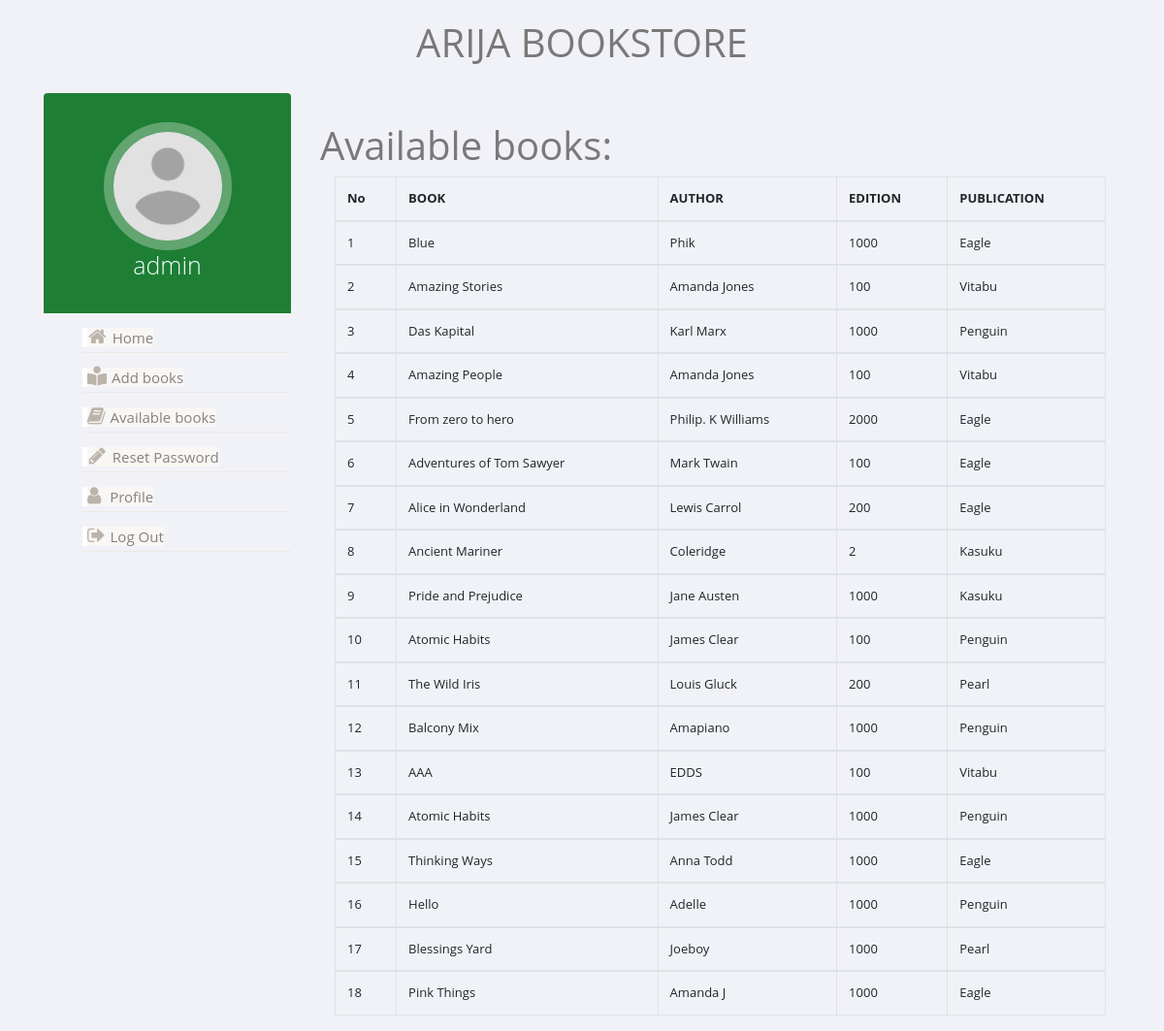
The app's page /available_books.php (signed in) with its own data.
### tables this page shows
CREATE TABLE `book_info` (
  `isbn` varchar(30) NOT NULL,
  `title` varchar(100) NOT NULL,
  `author` varchar(100) NOT NULL,
  `edition` varchar(30) NOT NULL,
  `publication` varchar(30) NOT NULL
);

### available_books.php (the view, shortened to what this page needs)
<?php
require "db_connection.php";
?>
<!DOCTYPE html>
<html lang="en">
<head>
    <link rel="stylesheet" href="https://stackpath.bootstrapcdn.com/bootstrap/4.5.2/css/bootstrap.min.css">
    <link rel="stylesheet" href="https://cdnjs.cloudflare.com/ajax/libs/font-awesome/5.12.1/js/all.min.js">
    <link rel="stylesheet" href="https://cdnjs.cloudflare.com/ajax/libs/font-awesome/5.12.1/css/all.min.css">
    <link rel="stylesheet" href="assets/urembo.css">
    <link href="https://maxcdn.bootstrapcdn.com/font-awesome/4.3.0/css/font-awesome.min.css" rel="stylesheet">
</head>
<body>
    <div class="text-center" style="padding:20px;">
        <h1>ARIJA BOOKSTORE</h1>
    </div>
<div class="container bootstrap snippets bootdey">
<div class="row">
  <div class="profile-nav col-md-3">
      <div class="panel">
          <div class="user-heading round">
              <a href="#">
                  <img src="assets/images/profile.png" alt="image">
              </a>
              <h1><?php echo htmlspecialchars($_SESSION["username"]); ?></h1>
          </div>
          <ul >
              <li class="active"><a href="admin.php"> <i class="fa fa-home fa-fw"></i>Home</a></li>
              <li class="active"><a href="enter_book.php"> <i class="fas fa-book-reader"></i>Add books</a></li>
              <li class="active"><a href="available_books.php"> <i class="fa fa-book"></i>Available books</a></li>
              <li class="active"><a href="admin_reset.php"><i class="fa fa-pencil fa-fw"></i>Reset Password</a></li>
              <li class="active"><a href=""> <i class="fa fa-user"></i> Profile</a></li>
              <li class="active"><a href="logout.php"><i class="fa fa-sign-out"></i>Log Out</a></li>
          </ul>
      </div>
  </div>
  <div class="profile-info col-md-9">
      <div class="panel">
          <div class="panel-body bio-graph-info" style="margin-top:30px;">
            <h1>Available books: </h1>
           </div>
           <div class="container">
		<div class="panel panel-default">
        <table class="table table-bordered">
		         <tr>
					<th>No</th>
					<th>BOOK</th>
                    <th>AUTHOR</th>
                    <th>EDITION</th>
                    <th>PUBLICATION</th>
				  </tr>
					 <?php
					$sql = "SELECT * FROM book_info";
					$query = mysqli_query($link, $sql);
					$counter = 1;
						while($row = mysqli_fetch_array($query)){
							?>
							<tbody>
							<tr>
							<td><?php echo $counter++; ?></td>
							<td><?php echo $row['title'];?></td>
							<td><?php echo $row['author'];?></td>
							<td><?php echo $row['edition'];?></td>
							<td><?php echo $row['publication'];?></td>
							</tr>
							</tbody>
							<?php }
					 ?>
					 </table>
	  </div>
	</div>
      </div>
  </div>
</div>
</div>
</body>
</html>

### assets/urembo.css (style rules this page uses)
body { color: #797979; background: #f1f2f7; font-family: 'Open Sans', sans-serif; padding: 0px !important; margin: 0px !important; font-size: 13px; text-rendering: optimizeLegibility; -webkit-font-smoothing: antialiased; -moz-font-smoothing: antialiased; }
.profile-nav .user-heading { background: #1E7E34;; color: azure; border-radius: 4px 4px 0 0; -webkit-border-radius: 4px 4px 0 0; padding: 30px; text-align: center; }
.profile-nav .user-heading.round a { border-radius: 50%; -webkit-border-radius: 50%; border: 10px solid rgba(255,255,255,0.3); display: inline-block; }
.profile-nav .user-heading a img { width: 112px; height: 112px; border-radius: 50%; -webkit-border-radius: 50%; }
.profile-nav .user-heading h1 { font-size: 25px; font-weight: 300; margin-bottom: 5px; }
.profile-nav ul { margin-top: 10px; list-style-type: none; }
.profile-nav ul > li { border-bottom: 1px solid #ebeae6; margin-top: 10px; line-height: 30px; font-size: 15px; }
.profile-nav ul > li > a { border-radius: 0; -webkit-border-radius: 0; color: #89817f; border-left: 5px solid #fff; }
.profile-nav ul > li > a:hover, .profile-nav ul > li > a:focus, .profile-nav ul li.active a { background: #f8f7f5 !important; color: #89817f !important; }
.profile-nav ul > li > a > i { font-size: 20px; padding-right: 5px; color: #bcb3aa; }

### records on screen
book_info: title "Blue", author "Phik", edition "1000", publication "Eagle"
book_info: title "Amazing Stories", author "Amanda Jones", edition "100", publication "Vitabu"
book_info: title "Das Kapital", author "Karl Marx", edition "1000", publication "Penguin"
book_info: title "Amazing People", author "Amanda Jones", edition "100", publication "Vitabu"
book_info: title "From zero to hero", author "Philip. K Williams", edition "2000", publication "Eagle"
book_info: title "Adventures of Tom Sawyer", author "Mark Twain", edition "100", publication "Eagle"
book_info: title "Alice in Wonderland", author "Lewis Carrol", edition "200", publication "Eagle"
book_info: title "Ancient Mariner", author "Coleridge", edition "2", publication "Kasuku"
book_info: title "Pride and Prejudice", author "Jane Austen", edition "1000", publication "Kasuku"
book_info: title "Atomic Habits", author "James Clear", edition "100", publication "Penguin"
book_info: title "The Wild Iris", author "Louis Gluck", edition "200", publication "Pearl"
book_info: title "Balcony Mix", author "Amapiano", edition "1000", publication "Penguin"
book_info: title "AAA", author "EDDS", edition "100", publication "Vitabu"
book_info: title "Atomic Habits", author "James Clear", edition "1000", publication "Penguin"
book_info: title "Thinking Ways", author "Anna Todd", edition "1000", publication "Eagle"
book_info: title "Hello", author "Adelle", edition "1000", publication "Penguin"
book_info: title "Blessings Yard", author "Joeboy", edition "1000", publication "Pearl"
book_info: title "Pink Things", author "Amanda J", edition "1000", publication "Eagle"

### other values on screen
$_SESSION["username"] "admin"
